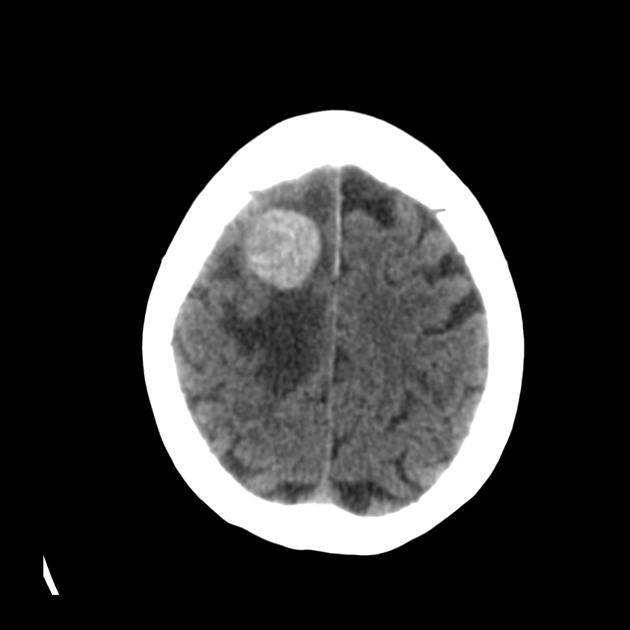
#> input picture brain.jpg, 630 x 630 px
$ jupyter execute --allow-errors 'Image enchancement.ipynb'
#> lines starting #> are read from the running program, lines starting #| are printed output that depends on the picture; after the words box and inside, x2 and y2 are one past the last pixel; in counts of white or black regions, pixels touching at a corner belong together
[cell 1]
# Show brain human after CT scan

import cv2
import numpy as np
from matplotlib import pyplot as plt

img = cv2.imread('brain.jpg',0)
#> img is the input picture: shape (630, 630); min 0, max 255, mean 52.1
img.shape
cv2.imshow('image',img)

cv2.waitKey(0)
cv2.destroyAllWindows()

[cell 2]
#Covert image into gray

import cv2
import numpy as np
from matplotlib import pyplot as plt

img = cv2.imread('brain.jpg',cv2.IMREAD_GRAYSCALE)

plt.imshow(img, cmap = 'gray', interpolation = 'lanczos')
plt.xticks([]), plt.yticks([])  # to hide tick values on X and Y axis
plt.plot([700,600,500],[500,500,700],'y', linewidth=0)
plt.show()
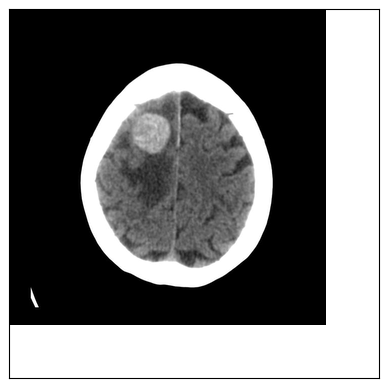
#> figure drawn by matplotlib, 1 panel

[cell 3]
# Capture image from camera

import numpy as np
import cv2

cap = cv2.VideoCapture(1)
fourcc = cv2.VideoWriter_fourcc(*'XVID')
out = cv2.VideoWriter('output.avi',fourcc, 20.0, (640,480))

while(True):
    ret, frame = cap.read()
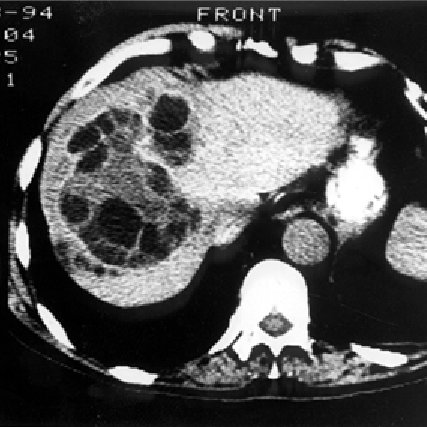
#> input picture body.jpg, 427 x 427 px, given in place of the camera
#> frame is the input picture: shape (427, 427, 3); min 0, max 255, mean 82.4
    gray = cv2.cvtColor(frame, cv2.COLOR_BGR2GRAY)
    out.write(frame)
    cv2.imshow('frame',gray)
    if cv2.waitKey(1) & 0xFF == ord('q'):
#> (key q is pressed here)
        break

cap.release()
out.release()
cv2.destroyAllWindows()

[cell 4]
# Masking image into white or orange colour

import numpy as np
import cv2

img = cv2.imread('brain.jpg',cv2.IMREAD_COLOR)
img2= cv2.cvtColor(img,cv2.COLOR_RGB2HSV)
#> img2: shape (630, 630, 3); mean H, S, V 0, 0, 52.1
cv2.rectangle(img2,(500,500),(90,30),(400,10,125),2)
#> img2: shape (630, 630, 3); mean H, S, V 3.4, 0.1, 53
cv2.rectangle(img,(500,500),(90,30),(400,10,125),2)
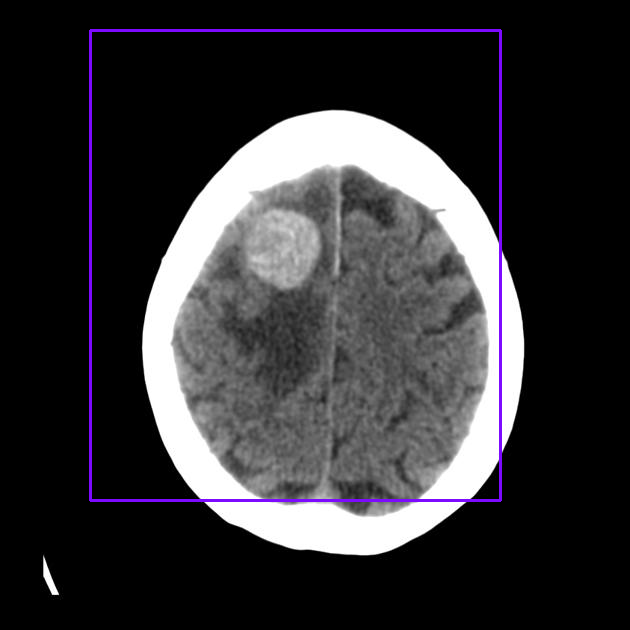
#> img: shape (630, 630, 3); 1.33% of pixels changed, all inside (x1, y1, x2, y2) = (89, 29, 502, 502)

light_orange = (1, 190, 200)
dark_orange = (18, 255, 255)
mask = cv2.inRange(img2, light_orange, dark_orange)
#> mask: shape (630, 630); every value is 0
result = cv2.bitwise_and(img2, img2, mask=mask)
#> result: shape (630, 630, 3); every value is 0

#cv2.circle(img,(447,63), 63, (0,0,255), -1)
#cv2.ellipse(img,(400,300),(300,100),800,800,100,100,-1)

pts = np.array([[100,500],[200,300],[700,200],[500,100]], np.int32)
pts = pts.reshape((-1,1,2))
#cv2.polylines(img2,[pts], True ,(10,255,255))

font = cv2.FONT_HERSHEY_TRIPLEX
cv2.putText(img2,'brain',(100,100), font, 2, (50,90,130), 2, cv2.LINE_AA)
#> img2: shape (630, 630, 3); mean H, S, V 3.7, 0.7, 53.9

light_white = (0, 0, 200)
dark_white = (145, 60, 255)
mask_white = cv2.inRange(img2, light_white, dark_white)
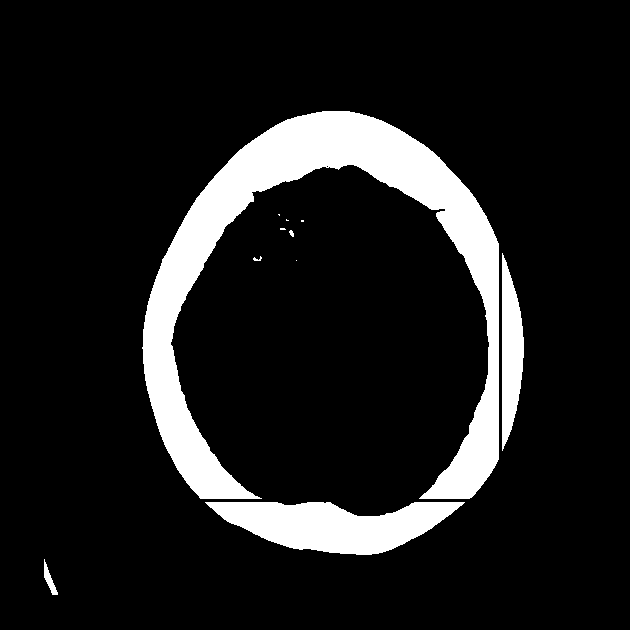
#> mask_white: shape (630, 630); 11.7% white; 11 white regions (5 under 20 px), largest, box (x1, y1, x2, y2) and area: (142, 111, 499, 499) 34566, (205, 502, 465, 555) 8542, (502, 253, 524, 451) 2910, (44, 559, 58, 595) 186, (289, 230, 294, 237) 23, (253, 256, 262, 261) 23
result_white = cv2.bitwise_and(img2, img2, mask=mask_white)
#> result_white: shape (630, 630, 3); mean H, S, V 0, 0, 29.5
plt.subplot(1, 2, 1)
plt.imshow(result_white, cmap="gray")
plt.subplot(1, 2, 2)
plt.imshow(result_white)
plt.show()


final_mask = mask + mask_white
final_result = cv2.bitwise_and(img2, img2, mask=final_mask)
plt.subplot(1, 2, 1)
plt.imshow(final_mask, cmap="gray")
plt.subplot(1, 2, 2)
plt.imshow(final_result)
plt.show()


cv2.imshow('image',img2)
cv2.waitKey(0)
cv2.destroyAllWindows()
